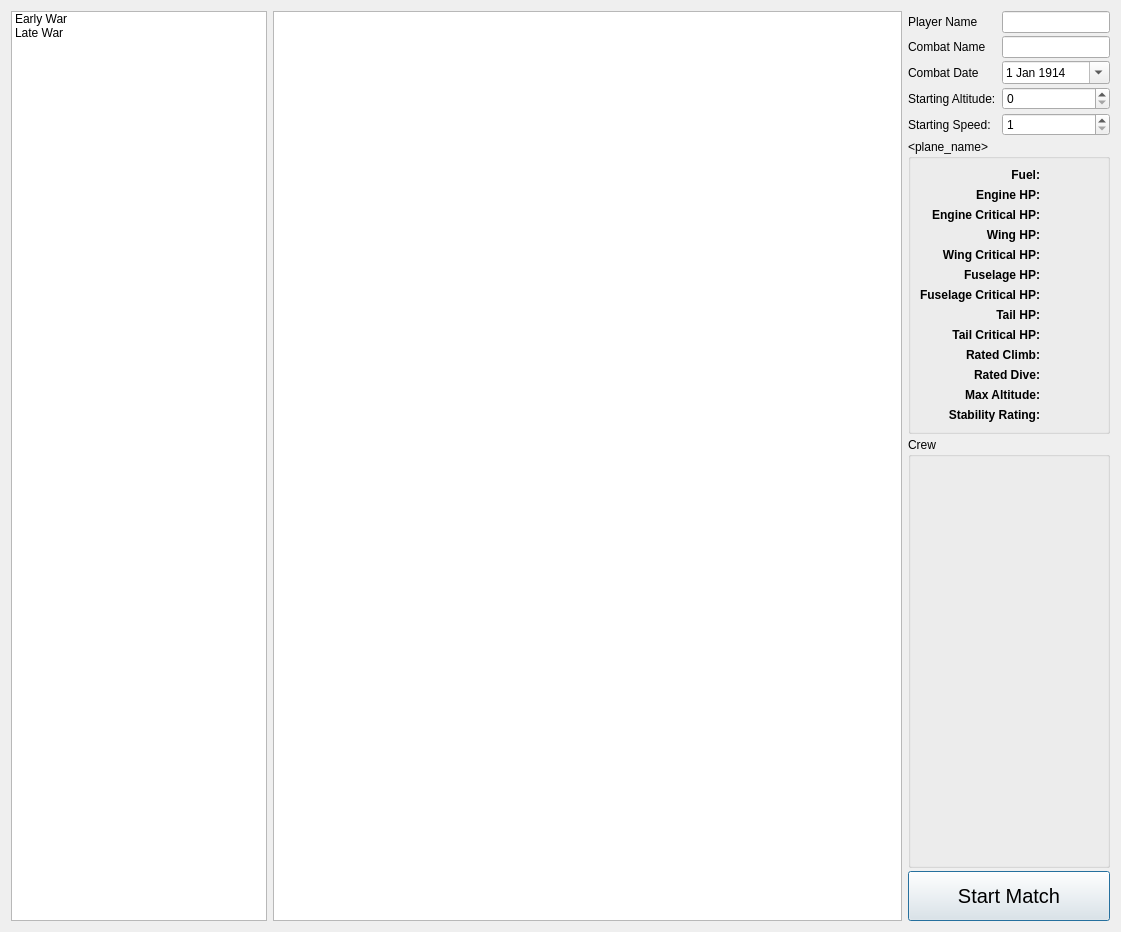
<?xml version="1.0" encoding="UTF-8"?>
<ui version="4.0">
 <class>PlaneSelectionDialog</class>
 <widget class="QDialog" name="PlaneSelectionDialog">
  <property name="geometry">
   <rect>
    <x>0</x>
    <y>0</y>
    <width>1121</width>
    <height>932</height>
   </rect>
  </property>
  <property name="windowTitle">
   <string>Canvas Eagles - Plane Selection</string>
  </property>
  <layout class="QGridLayout" name="gridLayout_2" rowstretch="0,0,0,0,0,0,0,0" columnstretch="0,2,0,0">
   <property name="verticalSpacing">
    <number>3</number>
   </property>
   <item row="0" column="0" rowspan="8">
    <widget class="QTreeWidget" name="planes_tree">
     <property name="editTriggers">
      <set>QAbstractItemView::EditTrigger::NoEditTriggers</set>
     </property>
     <property name="rootIsDecorated">
      <bool>false</bool>
     </property>
     <property name="headerHidden">
      <bool>true</bool>
     </property>
     <attribute name="headerVisible">
      <bool>false</bool>
     </attribute>
     <column>
      <property name="text">
       <string>Planes</string>
      </property>
     </column>
     <item>
      <property name="text">
       <string>Early War</string>
      </property>
      <property name="flags">
       <set>ItemIsDragEnabled|ItemIsDropEnabled|ItemIsUserCheckable|ItemIsEnabled</set>
      </property>
     </item>
     <item>
      <property name="text">
       <string>Late War</string>
      </property>
      <property name="flags">
       <set>ItemIsDragEnabled|ItemIsDropEnabled|ItemIsUserCheckable|ItemIsEnabled</set>
      </property>
     </item>
    </widget>
   </item>
   <item row="0" column="3">
    <widget class="QLineEdit" name="player_name"/>
   </item>
   <item row="0" column="1" rowspan="8">
    <widget class="QGraphicsView" name="maneuver_sched">
     <property name="renderHints">
      <set>QPainter::RenderHint::Antialiasing|QPainter::RenderHint::TextAntialiasing</set>
     </property>
    </widget>
   </item>
   <item row="7" column="2" colspan="2">
    <widget class="QPushButton" name="start_button">
     <property name="minimumSize">
      <size>
       <width>0</width>
       <height>50</height>
      </size>
     </property>
     <property name="font">
      <font>
       <pointsize>15</pointsize>
      </font>
     </property>
     <property name="text">
      <string>Start Match</string>
     </property>
    </widget>
   </item>
   <item row="2" column="3">
    <widget class="QDateEdit" name="combat_date">
     <property name="calendarPopup">
      <bool>true</bool>
     </property>
     <property name="date">
      <date>
       <year>1914</year>
       <month>1</month>
       <day>1</day>
      </date>
     </property>
    </widget>
   </item>
   <item row="6" column="2" colspan="2">
    <widget class="QGroupBox" name="crew_grpbox">
     <property name="title">
      <string>Crew</string>
     </property>
     <property name="alignment">
      <set>Qt::AlignmentFlag::AlignLeading|Qt::AlignmentFlag::AlignLeft|Qt::AlignmentFlag::AlignTop</set>
     </property>
     <layout class="QGridLayout" name="gridLayout_4">
      <property name="leftMargin">
       <number>0</number>
      </property>
      <property name="topMargin">
       <number>0</number>
      </property>
      <property name="rightMargin">
       <number>0</number>
      </property>
      <property name="bottomMargin">
       <number>0</number>
      </property>
      <property name="spacing">
       <number>0</number>
      </property>
      <item row="0" column="0">
       <widget class="QStackedWidget" name="crew_stacked_widget">
        <property name="currentIndex">
         <number>-1</number>
        </property>
       </widget>
      </item>
     </layout>
    </widget>
   </item>
   <item row="1" column="3">
    <widget class="QLineEdit" name="combat_name"/>
   </item>
   <item row="5" column="2" colspan="2">
    <widget class="QGroupBox" name="plane_grpbox">
     <property name="title">
      <string>&lt;plane_name&gt;</string>
     </property>
     <layout class="QGridLayout" name="gridLayout" columnstretch="0,1">
      <property name="horizontalSpacing">
       <number>15</number>
      </property>
      <item row="4" column="0">
       <widget class="QLabel" name="label_7">
        <property name="font">
         <font>
          <bold>true</bold>
         </font>
        </property>
        <property name="text">
         <string>Wing Critical HP:</string>
        </property>
        <property name="alignment">
         <set>Qt::AlignmentFlag::AlignRight|Qt::AlignmentFlag::AlignTrailing|Qt::AlignmentFlag::AlignVCenter</set>
        </property>
       </widget>
      </item>
      <item row="10" column="0">
       <widget class="QLabel" name="label_13">
        <property name="font">
         <font>
          <bold>true</bold>
         </font>
        </property>
        <property name="text">
         <string>Rated Dive:</string>
        </property>
        <property name="alignment">
         <set>Qt::AlignmentFlag::AlignRight|Qt::AlignmentFlag::AlignTrailing|Qt::AlignmentFlag::AlignVCenter</set>
        </property>
       </widget>
      </item>
      <item row="11" column="1">
       <widget class="QLabel" name="max_alt_val">
        <property name="text">
         <string>&lt;val&gt;</string>
        </property>
       </widget>
      </item>
      <item row="6" column="1">
       <widget class="QLabel" name="fuse_critical_hp_val">
        <property name="text">
         <string>&lt;val&gt;</string>
        </property>
       </widget>
      </item>
      <item row="0" column="1">
       <widget class="QLabel" name="fuel_val">
        <property name="text">
         <string>&lt;val&gt;</string>
        </property>
       </widget>
      </item>
      <item row="5" column="1">
       <widget class="QLabel" name="fuse_hp_val">
        <property name="text">
         <string>&lt;val&gt;</string>
        </property>
       </widget>
      </item>
      <item row="9" column="0">
       <widget class="QLabel" name="label_12">
        <property name="font">
         <font>
          <bold>true</bold>
         </font>
        </property>
        <property name="text">
         <string>Rated Climb:</string>
        </property>
        <property name="alignment">
         <set>Qt::AlignmentFlag::AlignRight|Qt::AlignmentFlag::AlignTrailing|Qt::AlignmentFlag::AlignVCenter</set>
        </property>
       </widget>
      </item>
      <item row="1" column="0">
       <widget class="QLabel" name="label_4">
        <property name="font">
         <font>
          <bold>true</bold>
         </font>
        </property>
        <property name="text">
         <string>Engine HP:</string>
        </property>
        <property name="alignment">
         <set>Qt::AlignmentFlag::AlignRight|Qt::AlignmentFlag::AlignTrailing|Qt::AlignmentFlag::AlignVCenter</set>
        </property>
       </widget>
      </item>
      <item row="3" column="0">
       <widget class="QLabel" name="label_6">
        <property name="font">
         <font>
          <bold>true</bold>
         </font>
        </property>
        <property name="text">
         <string>Wing HP:</string>
        </property>
        <property name="alignment">
         <set>Qt::AlignmentFlag::AlignRight|Qt::AlignmentFlag::AlignTrailing|Qt::AlignmentFlag::AlignVCenter</set>
        </property>
       </widget>
      </item>
      <item row="2" column="0">
       <widget class="QLabel" name="label_5">
        <property name="font">
         <font>
          <bold>true</bold>
         </font>
        </property>
        <property name="text">
         <string>Engine Critical HP:</string>
        </property>
        <property name="alignment">
         <set>Qt::AlignmentFlag::AlignRight|Qt::AlignmentFlag::AlignTrailing|Qt::AlignmentFlag::AlignVCenter</set>
        </property>
       </widget>
      </item>
      <item row="8" column="0">
       <widget class="QLabel" name="label_8">
        <property name="font">
         <font>
          <bold>true</bold>
         </font>
        </property>
        <property name="text">
         <string>Tail Critical HP:</string>
        </property>
        <property name="alignment">
         <set>Qt::AlignmentFlag::AlignRight|Qt::AlignmentFlag::AlignTrailing|Qt::AlignmentFlag::AlignVCenter</set>
        </property>
       </widget>
      </item>
      <item row="9" column="1">
       <widget class="QLabel" name="rated_climb_val">
        <property name="text">
         <string>&lt;val&gt;</string>
        </property>
       </widget>
      </item>
      <item row="12" column="0">
       <widget class="QLabel" name="label_15">
        <property name="font">
         <font>
          <bold>true</bold>
         </font>
        </property>
        <property name="text">
         <string>Stability Rating:</string>
        </property>
        <property name="alignment">
         <set>Qt::AlignmentFlag::AlignRight|Qt::AlignmentFlag::AlignTrailing|Qt::AlignmentFlag::AlignVCenter</set>
        </property>
       </widget>
      </item>
      <item row="0" column="0">
       <widget class="QLabel" name="label_3">
        <property name="font">
         <font>
          <bold>true</bold>
         </font>
        </property>
        <property name="text">
         <string>Fuel:</string>
        </property>
        <property name="alignment">
         <set>Qt::AlignmentFlag::AlignRight|Qt::AlignmentFlag::AlignTrailing|Qt::AlignmentFlag::AlignVCenter</set>
        </property>
       </widget>
      </item>
      <item row="7" column="1">
       <widget class="QLabel" name="tail_hp_val">
        <property name="text">
         <string>&lt;val&gt;</string>
        </property>
       </widget>
      </item>
      <item row="12" column="1">
       <widget class="QLabel" name="stability_val">
        <property name="text">
         <string>&lt;val&gt;</string>
        </property>
       </widget>
      </item>
      <item row="5" column="0">
       <widget class="QLabel" name="label_10">
        <property name="font">
         <font>
          <bold>true</bold>
         </font>
        </property>
        <property name="text">
         <string>Fuselage HP:</string>
        </property>
        <property name="alignment">
         <set>Qt::AlignmentFlag::AlignRight|Qt::AlignmentFlag::AlignTrailing|Qt::AlignmentFlag::AlignVCenter</set>
        </property>
       </widget>
      </item>
      <item row="2" column="1">
       <widget class="QLabel" name="engine_critical_hp_val">
        <property name="text">
         <string>&lt;val&gt;</string>
        </property>
       </widget>
      </item>
      <item row="8" column="1">
       <widget class="QLabel" name="tail_critical_hp_val">
        <property name="text">
         <string>&lt;val&gt;</string>
        </property>
       </widget>
      </item>
      <item row="10" column="1">
       <widget class="QLabel" name="rated_dive_val">
        <property name="text">
         <string>&lt;val&gt;</string>
        </property>
       </widget>
      </item>
      <item row="11" column="0">
       <widget class="QLabel" name="label_14">
        <property name="font">
         <font>
          <bold>true</bold>
         </font>
        </property>
        <property name="text">
         <string>Max Altitude:</string>
        </property>
        <property name="alignment">
         <set>Qt::AlignmentFlag::AlignRight|Qt::AlignmentFlag::AlignTrailing|Qt::AlignmentFlag::AlignVCenter</set>
        </property>
       </widget>
      </item>
      <item row="1" column="1">
       <widget class="QLabel" name="engine_hp_val">
        <property name="text">
         <string>&lt;val&gt;</string>
        </property>
       </widget>
      </item>
      <item row="4" column="1">
       <widget class="QLabel" name="wing_critical_hp_val">
        <property name="text">
         <string>&lt;val&gt;</string>
        </property>
       </widget>
      </item>
      <item row="6" column="0">
       <widget class="QLabel" name="label_9">
        <property name="font">
         <font>
          <bold>true</bold>
         </font>
        </property>
        <property name="text">
         <string>Fuselage Critical HP:</string>
        </property>
        <property name="alignment">
         <set>Qt::AlignmentFlag::AlignRight|Qt::AlignmentFlag::AlignTrailing|Qt::AlignmentFlag::AlignVCenter</set>
        </property>
       </widget>
      </item>
      <item row="7" column="0">
       <widget class="QLabel" name="label_11">
        <property name="font">
         <font>
          <bold>true</bold>
         </font>
        </property>
        <property name="text">
         <string>Tail HP:</string>
        </property>
        <property name="alignment">
         <set>Qt::AlignmentFlag::AlignRight|Qt::AlignmentFlag::AlignTrailing|Qt::AlignmentFlag::AlignVCenter</set>
        </property>
       </widget>
      </item>
      <item row="3" column="1">
       <widget class="QLabel" name="wing_hp_val">
        <property name="text">
         <string>&lt;val&gt;</string>
        </property>
       </widget>
      </item>
     </layout>
    </widget>
   </item>
   <item row="1" column="2">
    <widget class="QLabel" name="label_16">
     <property name="text">
      <string>Combat Name</string>
     </property>
    </widget>
   </item>
   <item row="4" column="2">
    <widget class="QLabel" name="label_17">
     <property name="text">
      <string>Starting Speed:</string>
     </property>
    </widget>
   </item>
   <item row="0" column="2">
    <widget class="QLabel" name="label">
     <property name="text">
      <string>Player Name</string>
     </property>
    </widget>
   </item>
   <item row="2" column="2">
    <widget class="QLabel" name="label_2">
     <property name="text">
      <string>Combat Date</string>
     </property>
    </widget>
   </item>
   <item row="3" column="2">
    <widget class="QLabel" name="label_18">
     <property name="text">
      <string>Starting Altitude:</string>
     </property>
    </widget>
   </item>
   <item row="3" column="3">
    <widget class="QSpinBox" name="starting_alt_spn"/>
   </item>
   <item row="4" column="3">
    <widget class="QSpinBox" name="starting_speed_spn">
     <property name="minimum">
      <number>1</number>
     </property>
     <property name="maximum">
      <number>4</number>
     </property>
    </widget>
   </item>
  </layout>
 </widget>
 <tabstops>
  <tabstop>player_name</tabstop>
  <tabstop>combat_name</tabstop>
  <tabstop>combat_date</tabstop>
  <tabstop>start_button</tabstop>
  <tabstop>planes_tree</tabstop>
  <tabstop>maneuver_sched</tabstop>
 </tabstops>
 <resources/>
 <connections>
  <connection>
   <sender>start_button</sender>
   <signal>clicked()</signal>
   <receiver>PlaneSelectionDialog</receiver>
   <slot>accept()</slot>
   <hints>
    <hint type="sourcelabel">
     <x>992</x>
     <y>922</y>
    </hint>
    <hint type="destinationlabel">
     <x>890</x>
     <y>941</y>
    </hint>
   </hints>
  </connection>
 </connections>
</ui>
